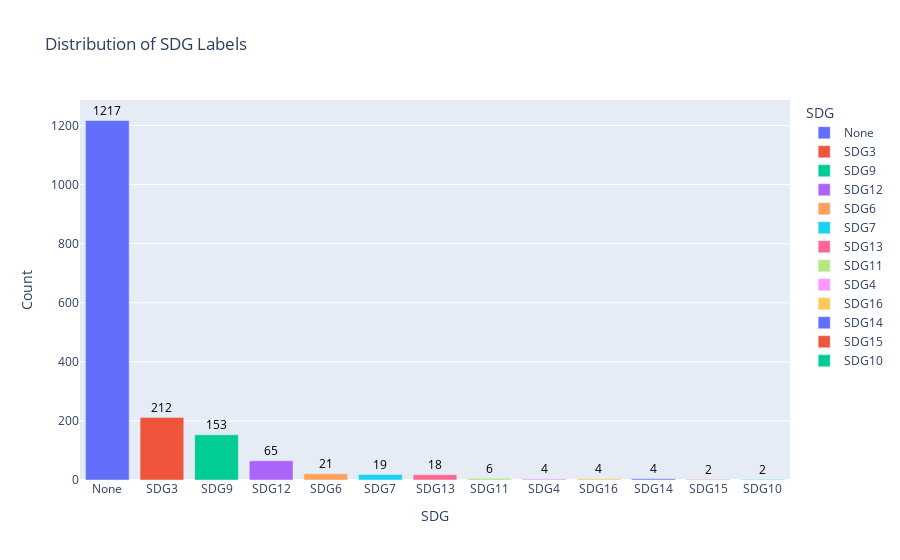
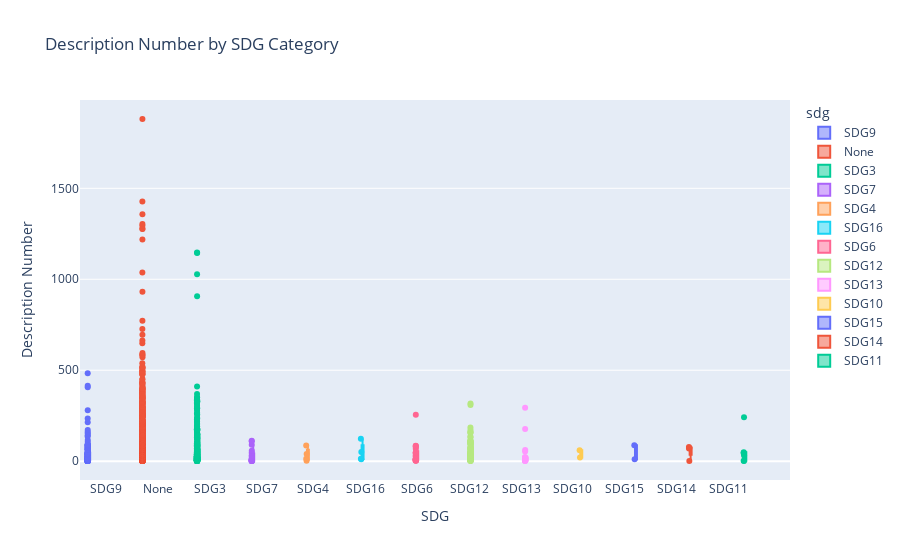
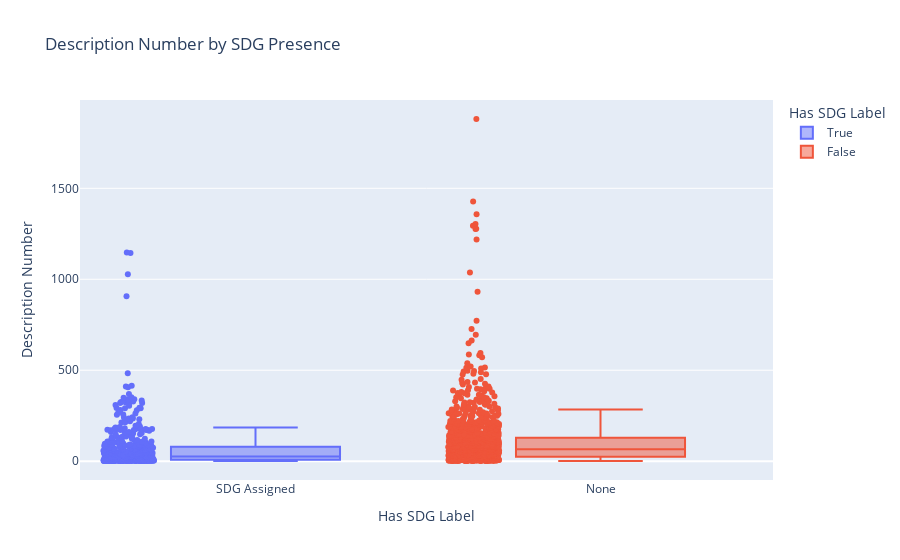

Notebook code for these charts, in order:
### Markdown cell above
## Manual labelization

We manualy labelize the english raw testset with the *src/ai/labelization_app.py*. Here is the distribution of our final testset.

### Code cell
import json
import pandas as pd
import plotly.express as px
import plotly.graph_objects as go
from scipy.stats import mannwhitneyu

def tesetset_distribution(testset_path):
    """
    Interactive distribution plot of SDG labels and boxplot of description_number using Plotly.

    Args:
        testset_path (str): Path to the testset file (JSONL format).
    """
    # --- Load data ---
    with open(testset_path, "r", encoding="utf-8") as f:
        data = [json.loads(line) for line in f]

    df = pd.DataFrame(data)

    # --- Plot 1: Interactive Bar Chart of SDG Labels with Counts ---
    df_sdg_counts = df["sdg"].value_counts().reset_index()
    df_sdg_counts.columns = ["sdg", "count"]

    fig_bar = px.bar(
        df_sdg_counts,
        x="sdg", y="count",
        title="Distribution of SDG Labels",
        labels={"sdg": "SDG", "count": "Count"},
        color="sdg"  # Keep color distinction
    )

    # Add count annotations on top of each bar
    for i, row in df_sdg_counts.iterrows():
        fig_bar.add_annotation(
            x=row["sdg"],
            y=row["count"],
            text=str(row["count"]),
            showarrow=False,
            yshift=10,
            font=dict(size=12, color="black")
        )

    fig_bar.update_layout(yaxis_title="Count")
    fig_bar.show()

    # --- Plot 2: Interactive Boxplot of description_number by SDG ---
    fig_box = px.box(
        df[df["sdg"] != "Error"],
        x="sdg",
        y="description_number",
        title="Description Number by SDG Category",
        points="all",
        color="sdg"
    )
    fig_box.update_layout(
        xaxis_title="SDG",
        yaxis_title="Description Number",
        boxmode="group"
    )
    fig_box.show()

    # --- Statistical test: SDG vs None (Mann-Whitney) ---
    df["has_sdg"] = df["sdg"] != "None"
    group1 = df[df["has_sdg"] == False]["description_number"]
    group2 = df[df["has_sdg"] == True]["description_number"]

    stat, p = mannwhitneyu(group1, group2, alternative='two-sided')
    print(f"\nMann-Whitney U Test p-value: {p:.4f}")
    if p < 0.05:
        print("Significant difference in description_number between 'None' and SDG-assigned.")
    else:
        print("No significant difference in description_number between 'None' and SDG-assigned.")

    # --- Plot 3: Binary boxplot: has SDG or not ---
    fig_binary = px.box(
        df,
        x="has_sdg",
        y="description_number",
        color="has_sdg",
        title="Description Number by SDG Presence",
        points="all",
        labels={"has_sdg": "Has SDG Label", "description_number": "Description Number"}
    )
    fig_binary.update_xaxes(
        tickvals=[True, False],
        ticktext=["SDG Assigned", "None"]
    )
    fig_binary.show()


# Call the function (example path)
tesetset_distribution("../src/ai/testsets/testset_v1_en_labeled.jsonl")

### Figure 1 — Plotly figure (JSON) as saved in the notebook; plotly's stock layout.template omitted (floating-point values rounded to 4 significant figures)
{"data": [{"hovertemplate": "SDG=%{x}<br>Count=%{y}<extra></extra>", "legendgroup": "None", "marker": {"color": "#636efa", "pattern": {"shape": ""}}, "name": "None", "orientation": "v", "showlegend": true, "textposition": "auto", "type": "bar", "x": ["None"], "xaxis": "x", "y": [1217], "yaxis": "y"}, {"hovertemplate": "SDG=%{x}<br>Count=%{y}<extra></extra>", "legendgroup": "SDG3", "marker": {"color": "#EF553B", "pattern": {"shape": ""}}, "name": "SDG3", "orientation": "v", "showlegend": true, "textposition": "auto", "type": "bar", "x": ["SDG3"], "xaxis": "x", "y": [212], "yaxis": "y"}, {"hovertemplate": "SDG=%{x}<br>Count=%{y}<extra></extra>", "legendgroup": "SDG9", "marker": {"color": "#00cc96", "pattern": {"shape": ""}}, "name": "SDG9", "orientation": "v", "showlegend": true, "textposition": "auto", "type": "bar", "x": ["SDG9"], "xaxis": "x", "y": [153], "yaxis": "y"}, {"hovertemplate": "SDG=%{x}<br>Count=%{y}<extra></extra>", "legendgroup": "SDG12", "marker": {"color": "#ab63fa", "pattern": {"shape": ""}}, "name": "SDG12", "orientation": "v", "showlegend": true, "textposition": "auto", "type": "bar", "x": ["SDG12"], "xaxis": "x", "y": [65], "yaxis": "y"}, {"hovertemplate": "SDG=%{x}<br>Count=%{y}<extra></extra>", "legendgroup": "SDG6", "marker": {"color": "#FFA15A", "pattern": {"shape": ""}}, "name": "SDG6", "orientation": "v", "showlegend": true, "textposition": "auto", "type": "bar", "x": ["SDG6"], "xaxis": "x", "y": [21], "yaxis": "y"}, {"hovertemplate": "SDG=%{x}<br>Count=%{y}<extra></extra>", "legendgroup": "SDG7", "marker": {"color": "#19d3f3", "pattern": {"shape": ""}}, "name": "SDG7", "orientation": "v", "showlegend": true, "textposition": "auto", "type": "bar", "x": ["SDG7"], "xaxis": "x", "y": [19], "yaxis": "y"}, {"hovertemplate": "SDG=%{x}<br>Count=%{y}<extra></extra>", "legendgroup": "SDG13", "marker": {"color": "#FF6692", "pattern": {"shape": ""}}, "name": "SDG13", "orientation": "v", "showlegend": true, "textposition": "auto", "type": "bar", "x": ["SDG13"], "xaxis": "x", "y": [18], "yaxis": "y"}, {"hovertemplate": "SDG=%{x}<br>Count=%{y}<extra></extra>", "legendgroup": "SDG11", "marker": {"color": "#B6E880", "pattern": {"shape": ""}}, "name": "SDG11", "orientation": "v", "showlegend": true, "textposition": "auto", "type": "bar", "x": ["SDG11"], "xaxis": "x", "y": [6], "yaxis": "y"}, {"hovertemplate": "SDG=%{x}<br>Count=%{y}<extra></extra>", "legendgroup": "SDG4", "marker": {"color": "#FF97FF", "pattern": {"shape": ""}}, "name": "SDG4", "orientation": "v", "showlegend": true, "textposition": "auto", "type": "bar", "x": ["SDG4"], "xaxis": "x", "y": [4], "yaxis": "y"}, {"hovertemplate": "SDG=%{x}<br>Count=%{y}<extra></extra>", "legendgroup": "SDG16", "marker": {"color": "#FECB52", "pattern": {"shape": ""}}, "name": "SDG16", "orientation": "v", "showlegend": true, "textposition": "auto", "type": "bar", "x": ["SDG16"], "xaxis": "x", "y": [4], "yaxis": "y"}, {"hovertemplate": "SDG=%{x}<br>Count=%{y}<extra></extra>", "legendgroup": "SDG14", "marker": {"color": "#636efa", "pattern": {"shape": ""}}, "name": "SDG14", "orientation": "v", "showlegend": true, "textposition": "auto", "type": "bar", "x": ["SDG14"], "xaxis": "x", "y": [4], "yaxis": "y"}, {"hovertemplate": "SDG=%{x}<br>Count=%{y}<extra></extra>", "legendgroup": "SDG15", "marker": {"color": "#EF553B", "pattern": {"shape": ""}}, "name": "SDG15", "orientation": "v", "showlegend": true, "textposition": "auto", "type": "bar", "x": ["SDG15"], "xaxis": "x", "y": [2], "yaxis": "y"}, {"hovertemplate": "SDG=%{x}<br>Count=%{y}<extra></extra>", "legendgroup": "SDG10", "marker": {"color": "#00cc96", "pattern": {"shape": ""}}, "name": "SDG10", "orientation": "v", "showlegend": true, "textposition": "auto", "type": "bar", "x": ["SDG10"], "xaxis": "x", "y": [2], "yaxis": "y"}], "layout": {"annotations": [{"font": {"color": "black", "size": 12}, "showarrow": false, "text": "1217", "x": "None", "y": 1217, "yshift": 10}, {"font": {"color": "black", "size": 12}, "showarrow": false, "text": "212", "x": "SDG3", "y": 212, "yshift": 10}, {"font": {"color": "black", "size": 12}, "showarrow": false, "text": "153", "x": "SDG9", "y": 153, "yshift": 10}, {"font": {"color": "black", "size": 12}, "showarrow": false, "text": "65", "x": "SDG12", "y": 65, "yshift": 10}, {"font": {"color": "black", "size": 12}, "showarrow": false, "text": "21", "x": "SDG6", "y": 21, "yshift": 10}, {"font": {"color": "black", "size": 12}, "showarrow": false, "text": "19", "x": "SDG7", "y": 19, "yshift": 10}, {"font": {"color": "black", "size": 12}, "showarrow": false, "text": "18", "x": "SDG13", "y": 18, "yshift": 10}, {"font": {"color": "black", "size": 12}, "showarrow": false, "text": "6", "x": "SDG11", "y": 6, "yshift": 10}, {"font": {"color": "black", "size": 12}, "showarrow": false, "text": "4", "x": "SDG4", "y": 4, "yshift": 10}, {"font": {"color": "black", "size": 12}, "showarrow": false, "text": "4", "x": "SDG16", "y": 4, "yshift": 10}, {"font": {"color": "black", "size": 12}, "showarrow": false, "text": "4", "x": "SDG14", "y": 4, "yshift": 10}, {"font": {"color": "black", "size": 12}, "showarrow": false, "text": "2", "x": "SDG15", "y": 2, "yshift": 10}, {"font": {"color": "black", "size": 12}, "showarrow": false, "text": "2", "x": "SDG10", "y": 2, "yshift": 10}], "barmode": "relative", "legend": {"title": {"text": "SDG"}, "tracegroupgap": 0}, "title": {"text": "Distribution of SDG Labels"}, "xaxis": {"anchor": "y", "categoryarray": ["None", "SDG3", "SDG9", "SDG12", "SDG6", "SDG7", "SDG13", "SDG11", "SDG4", "SDG16", "SDG14", "SDG15", "SDG10"], "categoryorder": "array", "domain": [0, 1], "title": {"text": "SDG"}}, "yaxis": {"anchor": "x", "domain": [0, 1], "title": {"text": "Count"}}}}

### Figure 2 — Plotly figure (JSON) as saved in the notebook; plotly's stock layout.template omitted (floating-point values rounded to 4 significant figures; data arrays with more than 128 entries replaced by an {"elided": "..."} marker saying what was removed)
{"data": [{"alignmentgroup": "True", "boxpoints": "all", "hovertemplate": "sdg=%{x}<br>description_number=%{y}<extra></extra>", "legendgroup": "SDG9", "marker": {"color": "#636efa"}, "name": "SDG9", "notched": false, "offsetgroup": "SDG9", "orientation": "v", "showlegend": true, "type": "box", "x": {"elided": "153 str values"}, "x0": " ", "xaxis": "x", "y": {"elided": "153 int values"}, "y0": " ", "yaxis": "y"}, {"alignmentgroup": "True", "boxpoints": "all", "hovertemplate": "sdg=%{x}<br>description_number=%{y}<extra></extra>", "legendgroup": "None", "marker": {"color": "#EF553B"}, "name": "None", "notched": false, "offsetgroup": "None", "orientation": "v", "showlegend": true, "type": "box", "x": {"elided": "1217 str values"}, "x0": " ", "xaxis": "x", "y": {"elided": "1217 int values"}, "y0": " ", "yaxis": "y"}, {"alignmentgroup": "True", "boxpoints": "all", "hovertemplate": "sdg=%{x}<br>description_number=%{y}<extra></extra>", "legendgroup": "SDG3", "marker": {"color": "#00cc96"}, "name": "SDG3", "notched": false, "offsetgroup": "SDG3", "orientation": "v", "showlegend": true, "type": "box", "x": {"elided": "212 str values"}, "x0": " ", "xaxis": "x", "y": {"elided": "212 int values"}, "y0": " ", "yaxis": "y"}, {"alignmentgroup": "True", "boxpoints": "all", "hovertemplate": "sdg=%{x}<br>description_number=%{y}<extra></extra>", "legendgroup": "SDG7", "marker": {"color": "#ab63fa"}, "name": "SDG7", "notched": false, "offsetgroup": "SDG7", "orientation": "v", "showlegend": true, "type": "box", "x": ["SDG7", "SDG7", "SDG7", "SDG7", "SDG7", "SDG7", "SDG7", "SDG7", "SDG7", "SDG7", "SDG7", "SDG7", "SDG7", "SDG7", "SDG7", "SDG7", "SDG7", "SDG7", "SDG7"], "x0": " ", "xaxis": "x", "y": [4, 46, 113, 3, 8, 1, 90, 57, 1, 1, 1, 10, 15, 23, 31, 3, 109, 8, 6], "y0": " ", "yaxis": "y"}, {"alignmentgroup": "True", "boxpoints": "all", "hovertemplate": "sdg=%{x}<br>description_number=%{y}<extra></extra>", "legendgroup": "SDG4", "marker": {"color": "#FFA15A"}, "name": "SDG4", "notched": false, "offsetgroup": "SDG4", "orientation": "v", "showlegend": true, "type": "box", "x": ["SDG4", "SDG4", "SDG4", "SDG4"], "x0": " ", "xaxis": "x", "y": [13, 39, 3, 86], "y0": " ", "yaxis": "y"}, {"alignmentgroup": "True", "boxpoints": "all", "hovertemplate": "sdg=%{x}<br>description_number=%{y}<extra></extra>", "legendgroup": "SDG16", "marker": {"color": "#19d3f3"}, "name": "SDG16", "notched": false, "offsetgroup": "SDG16", "orientation": "v", "showlegend": true, "type": "box", "x": ["SDG16", "SDG16", "SDG16", "SDG16"], "x0": " ", "xaxis": "x", "y": [123, 51, 13, 10], "y0": " ", "yaxis": "y"}, {"alignmentgroup": "True", "boxpoints": "all", "hovertemplate": "sdg=%{x}<br>description_number=%{y}<extra></extra>", "legendgroup": "SDG6", "marker": {"color": "#FF6692"}, "name": "SDG6", "notched": false, "offsetgroup": "SDG6", "orientation": "v", "showlegend": true, "type": "box", "x": ["SDG6", "SDG6", "SDG6", "SDG6", "SDG6", "SDG6", "SDG6", "SDG6", "SDG6", "SDG6", "SDG6", "SDG6", "SDG6", "SDG6", "SDG6", "SDG6", "SDG6", "SDG6", "SDG6", "SDG6", "SDG6"], "x0": " ", "xaxis": "x", "y": [7, 2, 7, 33, 85, 255, 4, 83, 27, 9, 10, 12, 48, 79, 13, 49, 16, 4, 42, 69, 4], "y0": " ", "yaxis": "y"}, {"alignmentgroup": "True", "boxpoints": "all", "hovertemplate": "sdg=%{x}<br>description_number=%{y}<extra></extra>", "legendgroup": "SDG12", "marker": {"color": "#B6E880"}, "name": "SDG12", "notched": false, "offsetgroup": "SDG12", "orientation": "v", "showlegend": true, "type": "box", "x": ["SDG12", "SDG12", "SDG12", "SDG12", "SDG12", "SDG12", "SDG12", "SDG12", "SDG12", "SDG12", "SDG12", "SDG12", "SDG12", "SDG12", "SDG12", "SDG12", "SDG12", "SDG12", "SDG12", "SDG12", "SDG12", "SDG12", "SDG12", "SDG12", "SDG12", "SDG12", "SDG12", "SDG12", "SDG12", "SDG12", "SDG12", "SDG12", "SDG12", "SDG12", "SDG12", "SDG12", "SDG12", "SDG12", "SDG12", "SDG12", "SDG12", "SDG12", "SDG12", "SDG12", "SDG12", "SDG12", "SDG12", "SDG12", "SDG12", "SDG12", "SDG12", "SDG12", "SDG12", "SDG12", "SDG12", "SDG12", "SDG12", "SDG12", "SDG12", "SDG12", "SDG12", "SDG12", "SDG12", "SDG12", "SDG12"], "x0": " ", "xaxis": "x", "y": [4, 1, 317, 4, 44, 18, 51, 32, 20, 34, 25, 131, 159, 21, 2, 9, 76, 46, 101, 5, 116, 66, 155, 19, 5, 31, 4, 113, 15, 97, 27, 36, 34, 39, 108, 47, 21, 108, 14, 12, 71, 43, 53, 108, 66, 185, 172, 309, 6, 77, 22, 7, 3, 11, 7, 30, 14, 161, 135, 56, 107, 21, 92, 96, 39], "y0": " ", "yaxis": "y"}, {"alignmentgroup": "True", "boxpoints": "all", "hovertemplate": "sdg=%{x}<br>description_number=%{y}<extra></extra>", "legendgroup": "SDG13", "marker": {"color": "#FF97FF"}, "name": "SDG13", "notched": false, "offsetgroup": "SDG13", "orientation": "v", "showlegend": true, "type": "box", "x": ["SDG13", "SDG13", "SDG13", "SDG13", "SDG13", "SDG13", "SDG13", "SDG13", "SDG13", "SDG13", "SDG13", "SDG13", "SDG13", "SDG13", "SDG13", "SDG13", "SDG13", "SDG13"], "x0": " ", "xaxis": "x", "y": [10, 18, 16, 21, 14, 9, 4, 53, 2, 17, 2, 61, 3, 3, 21, 17, 294, 177], "y0": " ", "yaxis": "y"}, {"alignmentgroup": "True", "boxpoints": "all", "hovertemplate": "sdg=%{x}<br>description_number=%{y}<extra></extra>", "legendgroup": "SDG10", "marker": {"color": "#FECB52"}, "name": "SDG10", "notched": false, "offsetgroup": "SDG10", "orientation": "v", "showlegend": true, "type": "box", "x": ["SDG10", "SDG10"], "x0": " ", "xaxis": "x", "y": [20, 60], "y0": " ", "yaxis": "y"}, {"alignmentgroup": "True", "boxpoints": "all", "hovertemplate": "sdg=%{x}<br>description_number=%{y}<extra></extra>", "legendgroup": "SDG15", "marker": {"color": "#636efa"}, "name": "SDG15", "notched": false, "offsetgroup": "SDG15", "orientation": "v", "showlegend": true, "type": "box", "x": ["SDG15", "SDG15"], "x0": " ", "xaxis": "x", "y": [10, 88], "y0": " ", "yaxis": "y"}, {"alignmentgroup": "True", "boxpoints": "all", "hovertemplate": "sdg=%{x}<br>description_number=%{y}<extra></extra>", "legendgroup": "SDG14", "marker": {"color": "#EF553B"}, "name": "SDG14", "notched": false, "offsetgroup": "SDG14", "orientation": "v", "showlegend": true, "type": "box", "x": ["SDG14", "SDG14", "SDG14", "SDG14"], "x0": " ", "xaxis": "x", "y": [72, 78, 1, 70], "y0": " ", "yaxis": "y"}, {"alignmentgroup": "True", "boxpoints": "all", "hovertemplate": "sdg=%{x}<br>description_number=%{y}<extra></extra>", "legendgroup": "SDG11", "marker": {"color": "#00cc96"}, "name": "SDG11", "notched": false, "offsetgroup": "SDG11", "orientation": "v", "showlegend": true, "type": "box", "x": ["SDG11", "SDG11", "SDG11", "SDG11", "SDG11", "SDG11"], "x0": " ", "xaxis": "x", "y": [45, 49, 2, 1, 241, 31], "y0": " ", "yaxis": "y"}], "layout": {"boxmode": "group", "legend": {"title": {"text": "sdg"}, "tracegroupgap": 0}, "title": {"text": "Description Number by SDG Category"}, "xaxis": {"anchor": "y", "categoryarray": ["SDG9", "None", "SDG3", "SDG7", "SDG4", "SDG16", "SDG6", "SDG12", "SDG13", "SDG10", "SDG15", "SDG14", "SDG11"], "categoryorder": "array", "domain": [0, 1], "title": {"text": "SDG"}}, "yaxis": {"anchor": "x", "domain": [0, 1], "title": {"text": "Description Number"}}}}

### Figure 3 — Plotly figure (JSON) as saved in the notebook; plotly's stock layout.template omitted (floating-point values rounded to 4 significant figures; data arrays with more than 128 entries replaced by an {"elided": "..."} marker saying what was removed)
{"data": [{"alignmentgroup": "True", "boxpoints": "all", "hovertemplate": "Has SDG Label=%{x}<br>Description Number=%{y}<extra></extra>", "legendgroup": "True", "marker": {"color": "#636efa"}, "name": "True", "notched": false, "offsetgroup": "True", "orientation": "v", "showlegend": true, "type": "box", "x": {"elided": "510 bool values"}, "x0": " ", "xaxis": "x", "y": {"elided": "510 int values"}, "y0": " ", "yaxis": "y"}, {"alignmentgroup": "True", "boxpoints": "all", "hovertemplate": "Has SDG Label=%{x}<br>Description Number=%{y}<extra></extra>", "legendgroup": "False", "marker": {"color": "#EF553B"}, "name": "False", "notched": false, "offsetgroup": "False", "orientation": "v", "showlegend": true, "type": "box", "x": {"elided": "1217 bool values"}, "x0": " ", "xaxis": "x", "y": {"elided": "1217 int values"}, "y0": " ", "yaxis": "y"}], "layout": {"boxmode": "overlay", "legend": {"title": {"text": "Has SDG Label"}, "tracegroupgap": 0}, "title": {"text": "Description Number by SDG Presence"}, "xaxis": {"anchor": "y", "categoryarray": [true, false], "categoryorder": "array", "domain": [0, 1], "ticktext": ["SDG Assigned", "None"], "tickvals": [true, false], "title": {"text": "Has SDG Label"}}, "yaxis": {"anchor": "x", "domain": [0, 1], "title": {"text": "Description Number"}}}}
